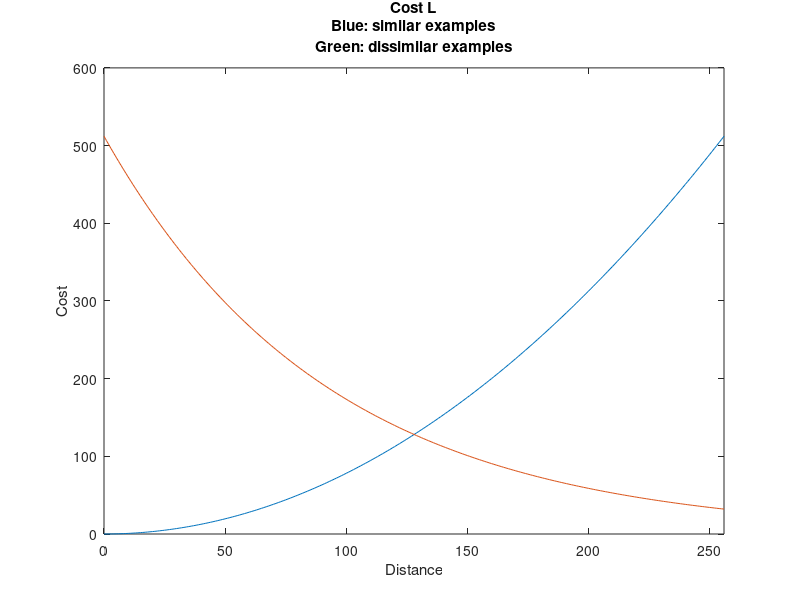
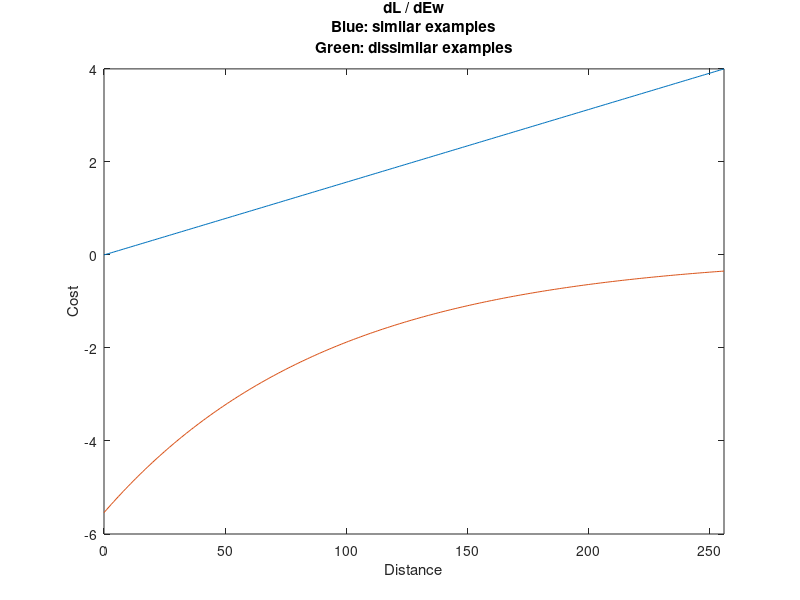

Recreate these plots in MATLAB, in order.
% Illustration of cost function for siamese network

Q = 256;

t = 0;
for Ew=0:Q
Lg = (2/Q).*Ew.^2;
Li = 2*Q.*exp(-2.77/Q * Ew);
Ld(Ew+1) = (t).*Lg + (1-t).*Li;
end

t = 1;
for Ew=0:Q
Lg = (2/Q).*Ew.^2;
Li = 2*Q.*exp(-2.77/Q * Ew);
Ls(Ew+1) = (t).*Lg + (1-t).*Li;
end

figure(3)
plot(0:Q, Ls, 0:Q, Ld), hold on
ylabel('Cost')
xlabel('Distance')
title(sprintf('Cost L\nBlue: similar examples\nGreen: dissimilar examples'))
xlim([0 256])

t = 0;
for Ew=0:Q
dLdEwd(Ew+1) = (t)*4/Q.*Ew - (1-t)*5.54.*exp(-2.77/Q * Ew);
end

t = 1;
for Ew=0:Q
dLdEws(Ew+1) = (t)*4/Q.*Ew - (1-t)*5.54.*exp(-2.77/Q * Ew);
end

figure(4)
plot(0:Q, dLdEws, 0:Q, dLdEwd), hold on
ylabel('Cost')
xlabel('Distance')
title(sprintf('dL / dEw\nBlue: similar examples\nGreen: dissimilar examples'))
xlim([0 256])